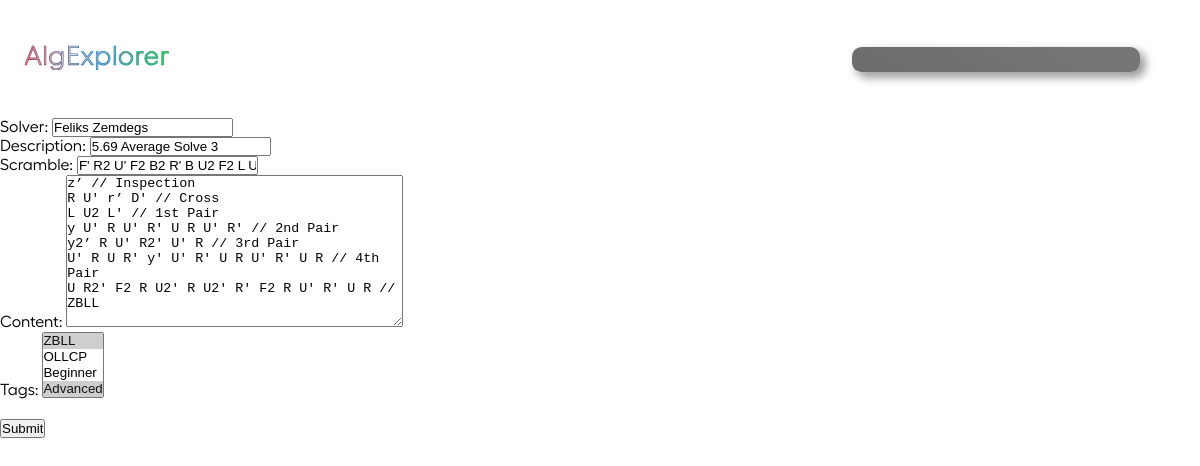
The app's page /solves/update/67ce174a82e44b99ac7a3432aabf3930/ (signed in), older data.
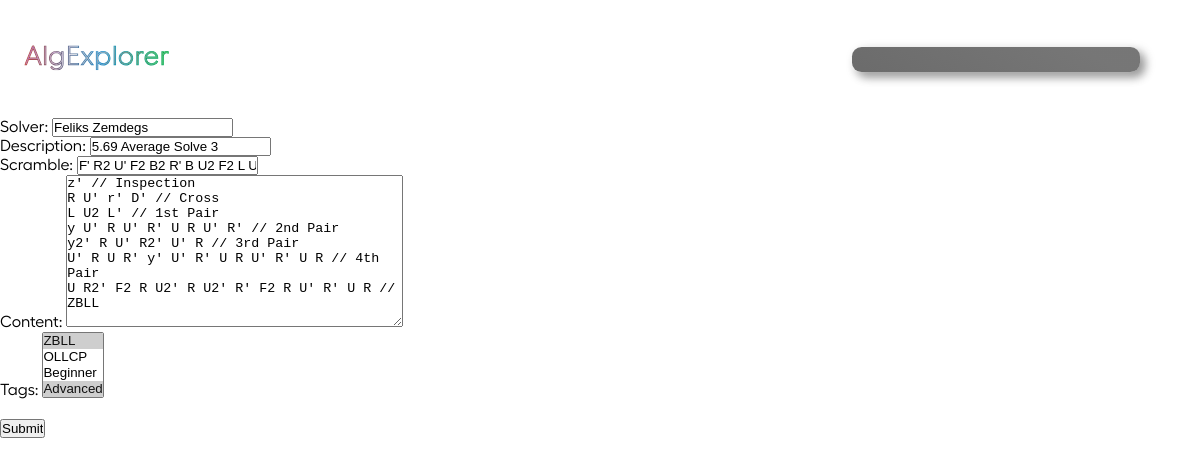
The same page, newer data.
### algorithms/models.py (models this page shows, shortened)
class Algorithm(models.Model):
    id = models.UUIDField(default=uuid.uuid4, unique=True, primary_key=True, editable=False)
    date_added = models.DateTimeField(auto_now_add=True)
    owner = models.ForeignKey(Profile, null=True, blank=True, on_delete=models.CASCADE)
    solver = models.CharField(max_length=50)
    description = models.CharField(null=True, blank=True, max_length=50, default="-")
    scramble = models.CharField(default="", max_length=100, null=False, validators=[
        RegexValidator(
            regex = r"^([RLUDFBMESrludfbxyz]{1}([2]|[']|2')? +)*([RLUDFBMESrludfbxyz]{1}([2]|[']|2')? *){1}$",
            message = "Invalid scramble.",
            code = "invalid_scramble"
        )
    ])
    content = models.TextField(max_length=1000, null=False, validators=[
        RegexValidator(
            regex = r"^( |\n|//[^\n]*)*([RLUDFBMESrludfbxyz]{1}([2]|[']|2')?( |\n|//[^\n]*)+)*([RLUDFBMESrludfbxyz]{1}([2]|[']|2')?( |\n|//[^\n]*)*){1}$",
            message = "Invalid solve.",
            code = "invalid_solve",
            flags = M
        )
    ])
    tags = models.ManyToManyField("Tag", blank=True, related_name="algs")
    cube_state = models.CharField(editable=False, max_length=54, default="wwwwwwwwwyyyyyyyyyrrrrrrrrrooooooooogggggggggbbbbbbbbb")
    image = models.ImageField(editable=False, null=True, blank=True, upload_to="algorithms/", default="algorithms/default.svg")
    users_hearts = models.ManyToManyField(Profile, blank=True, related_name="hearted_algs")
    users_saved = models.ManyToManyField(Profile, blank=True, related_name="saved_algs")
    heart_count = models.IntegerField(default=0, blank=True, null=True)
    saved_count = models.IntegerField(default=0, blank=True, null=True)

### algorithms/views.py (the view)
# urls.py: path('solves/update/<str:pk>/', views.updateAlg, name='update-alg'),
@login_required(login_url='login')
def updateAlg(request, pk):
    profile = request.user.profile
    try:
        alg = profile.algorithm_set.get(id=pk)
    except ObjectDoesNotExist:
        return redirect('algs-main')
    form = AlgorithmForm(instance=alg)
    if request.method == "POST":
        form = AlgorithmForm(request.POST, instance=alg)
        if form.is_valid():
            alg = form.save()
            return redirect('my-algs')
    allTags = Tag.objects.all()
    context = {'form' : form, 'alg' : alg, 'alltags' : Tag.objects.all(),}
    return render(request, 'algorithms/alg_form.html', context)

### algorithms/forms.py
class AlgorithmForm(ModelForm):
    class Meta:
        model = Algorithm
        fields = ['solver', 'description', 'scramble', 'content', 'tags']

### algorithms/models.py (called while the page is built)
    def __str__(self):
        return self.name

### algorithms/templates/algorithms/alg_form.html (shortened to what this page needs)
{% extends 'main.html' %}
{% block content %}
<form action="" method="POST">
    {{form}}
    <br>
    <input type="submit" value="Submit">
</form>
{% endblock content %}

Row changes from the older to the newer data that the page shows:
changed Algorithm "Feliks Zemdegs": content "z’ // Inspection R U' r’ D' // Cross L U2 L' // 1st Pair y U' R U' R' U R U' R' // 2nd Pair y2’ R U' R2' U'…" → "z' // Inspection R U' r' D' // Cross L U2 L' // 1st Pair y U' R U' R' U R U' R' // 2nd Pair y2' R U' R2' U'…"
